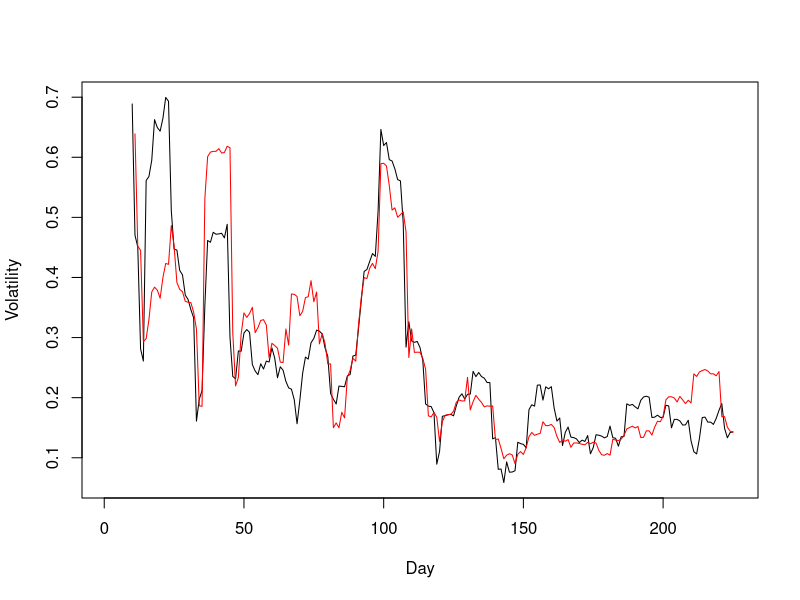

This chart was generated by the following R code:
library("TTR")

#data(ttrc)
#ohlc <- ttrc[,c("Open", "High", "Low", "Close")]

#Open  = c(1, 2, 3, 1, 2, 3, 1, 2, 3, 4)
#High  = c(2, 3, 4, 2, 3, 4, 2, 3, 4, 5)
#Low   = c(1, 2, 3, 2, 3, 4, 5, 2, 1, 4)
#Close = c(3, 2, 1, 3, 4, 2, 1, 4, 2, 3)
#ohlc <- data.frame(Open, High, Low, Close)

Open = c(115100,126640,123500,131470,126720,125670,124000,125330,122750,124100,124130,125920,123000,119320,116550,104220,106770,107730,109000,108010,109230,112490,110020,116000,114370,115160,115600,115900,115100,114000,112500,114400,114800,112300,110750,104450,109000,108340,108860,110240,111830,113000,111990,114500,114100,117500,117540,115000,115000,112000,110500,111730,113500,112200,112270,107470,107580,105540,108280,104760,105100,105900,104500,105000,108250,107200,105510,107800,105870,103760,104720,103060,103940,106100,107500,109350,109960,111990,112300,112120,112360,113500,116500,116790,114000,116030,112160,110500,113210,114280,110750,114970,110770,111500,108730,111260,112500,108960,114620,113880,110310,108650,108410,107150,105810,103310,105030,105700,108050,111500,113450,111460,112700,113950,113870,115000,115820,116000,115900,114800,117880,117410,118230,118900,119250,117610,116840,116300,117550,114100,113430,114940,116940,116660,117050,116520,116940,115650,115630,114940,115510,115410,114800,115600,115510,115570,115120,116160,118560,118400,118600,119900,117310,119020,118760,117120,116950,115750,117570,117740,118350,117820,118500,119450,119760,121820,120330,121300,120320,121590,121950,121680,121890,123350,123290,121560,120360,120170,120940,120000,119660,121210,120230,119400,119300,117880,117200,120350,120320,121590,120720,120690,123030,124360,122430,123050,123700,122160,122550,123510,123490,126400,125650,125580,127460,128070,128710,130910,131270,131020,131180,132660,133170,136090,134480,135810,135430,136200,136150,135230,137550,136690,137120,138430,137210)
High = c(116000,127010,123500,131470,126720,126400,124250,125330,122750,124150,124130,125920,123000,119320,116550,104220,107000,110650,109000,108010,109500,112490,110020,116000,115280,115160,115600,115900,115100,114000,112500,114800,114850,112300,110750,113940,109200,110620,110200,110240,112530,113000,111990,115290,116500,117500,117540,115000,115130,112000,110500,111730,113500,112200,113330,107470,107580,106930,108580,105790,105100,105900,106000,105000,108250,107200,111960,107800,105870,103760,106100,103630,103940,106100,107500,110160,109960,112000,112300,112120,112360,113500,116500,116790,114000,116030,112160,110500,113500,114280,110750,114970,110770,111500,108730,111260,112500,108960,114870,113880,110310,108650,108570,107150,105810,103310,105150,105700,108100,111720,113450,112540,112700,113990,113870,115000,115820,116410,115900,114800,118000,118740,118500,118900,119250,117610,116840,117280,117550,114100,113430,115940,117370,116940,117940,116520,116940,115650,115940,115800,115510,115800,114890,116060,115790,115900,116000,118670,118900,118990,120560,120200,119130,119580,118950,117500,118280,117790,118000,119000,118350,118500,119300,120580,121790,122000,121830,121700,121520,122600,122390,122210,123500,124110,123690,121560,120550,121200,121300,120800,121000,121440,120720,120000,119410,118500,120500,121000,121990,121590,121580,123150,124760,124520,124070,123770,124050,122920,124130,124070,127300,127260,126640,128060,128670,130070,131630,131490,132690,132330,133110,133850,136650,136370,136350,136560,136390,137080,136780,138360,137910,137730,138580,138850,138310)
Low = c(115100,126430,123500,131470,126720,125150,124000,125230,122750,124000,124130,125920,123000,119320,108110,104220,106600,107730,109000,106670,109200,112490,110020,116000,114370,115160,115600,114570,114990,114000,112500,114400,114800,112300,110330,104000,108620,107600,108580,110240,111530,113000,111180,114500,114100,117500,117540,115000,110300,112000,110500,111730,113500,112200,110430,107470,106000,105540,108280,104640,105100,105000,104500,105000,106050,107200,105510,107500,105870,103550,104720,103060,103450,106100,107500,108200,109650,111990,110470,112120,112100,113500,115900,114690,114000,114520,112160,110500,113210,114280,110750,114970,110770,111500,108730,111260,112500,106160,113440,112850,108690,108070,107920,106980,105810,103310,105030,105700,108050,111500,111390,111460,112700,113950,113870,115000,115820,115350,115900,114800,117880,117410,117570,118750,117810,117610,116200,116300,117000,113100,113430,114940,115940,116660,116940,115940,115810,115650,115450,114940,115510,115080,114250,115200,114770,115400,115120,116160,118200,117900,118600,117000,116770,118450,117000,116690,115550,115750,117000,117620,117270,117630,118440,119390,119570,120400,119850,120000,120060,121550,121150,121670,121720,122800,121470,120200,119690,119950,120050,119430,119660,118750,119380,118950,117150,117000,117110,119620,120080,120420,120330,120630,122640,121980,121880,122960,121590,121390,122540,122070,122450,125180,125200,125370,127330,127870,128450,129910,130970,130530,127100,132610,132710,133800,134350,134460,134470,135270,135160,134600,136370,136130,137120,137210,136600)
Close = c(116000,127010,123500,131470,126720,125150,124250,125330,122750,124000,124130,125920,123000,119320,108110,104220,106600,110590,109000,106670,109500,112490,110020,116000,115280,115160,115600,114570,114990,114000,112500,114800,114850,112300,110330,104000,108620,108350,110200,110240,112530,113000,111180,115030,116500,117500,117540,115000,115130,112000,110500,111730,113500,112200,110430,107470,106000,106930,108580,105790,105100,105000,106000,105000,106480,107200,107900,107500,105870,103550,106100,103630,103450,106100,107500,109460,109650,112000,110470,112120,112100,113500,116000,114690,114000,114650,112160,110500,113500,114280,110750,114970,110770,111500,108730,111260,112500,106160,113440,113500,108690,108070,108100,107140,105810,103310,105070,105700,108100,111720,111390,112540,112700,113990,113870,115000,115820,115900,115900,114800,118000,118010,117570,118750,118970,117610,116200,117280,117000,113370,113430,115700,115940,116940,117130,115940,115810,115650,115940,115690,115510,115120,114730,116060,115790,115590,116000,118170,118270,118990,119830,117270,119130,119300,117060,116810,115960,117790,117400,118520,117990,118460,119300,119500,121650,120400,120600,120270,121250,121980,121690,121870,123340,123320,121720,120200,120150,121030,120350,119630,121000,120240,119720,119740,117680,117700,120500,120520,121640,120770,121120,123100,124690,122500,122990,123650,123540,122600,123600,123880,126740,125720,125630,127540,128200,128650,130800,131430,131030,131300,132780,132960,136030,134450,135690,135370,136070,136130,135280,137710,136610,137170,138470,137260,138220)
ohlc <- data.frame(Open, High, Low, Close)

vClose <- volatility(ohlc, calc = "close")
vGK <- volatility(ohlc, calc = "garman")
vP <- volatility(ohlc, calc = "parkinson")
vRS <- volatility(ohlc, calc = "rogers")
vYZ <- volatility(ohlc, calc = "yang.zhang")
vYZ2 <- volatility(ohlc, calc = "yang.zhang", n = 30)

#plot(xrange, yrange, type = "n", xlab = "Strike", ylab = "Volatility")
#par(mfrow=c(2,1))

plot(vClose, type = "lines", xlab = "Day", ylab = "Volatility")
#points(vGK, type = "lines", col = "yellow")
#points(vP, type = "lines", col = "blue")
#points(vRS, type = "lines", col = "orange")
points(vYZ, type = "lines", col = "red")
#points(vYZ2, type = "lines", col = "green")

#plot(Open, type = "lines")
#bbands <- BBands(ttrc[,c("High","Low","Close")])